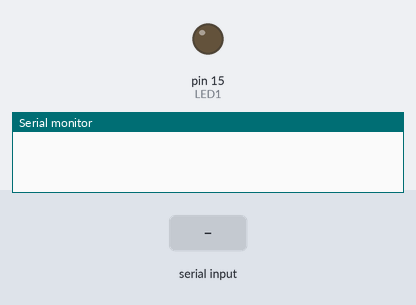
Simulated run of this sketch. Board: Arduino Mega 2560, built with avr-gcc and run on an emulated ATmega2560. Shown: output pins drawn as LEDs (lit = HIGH), the last lines printed to the serial monitor. The inputs (shaded band) are chosen by the test bench.

Above: at 1.2 s.
1.3 s: "LED_ON" received over the second serial link
At 3.4 s:
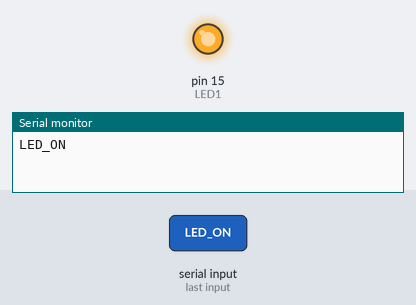
3.8 s: "LED_OFF" received over the second serial link
At 5.3 s:
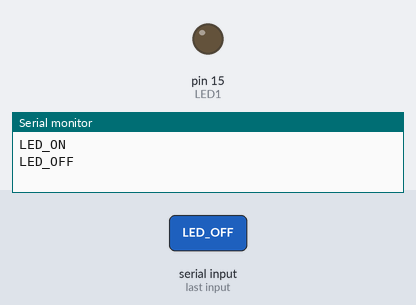
Timing chart, 0 to 6.8 s (numbered marks = the images above; inputs shaded):
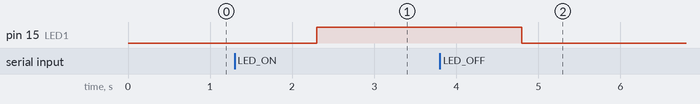

The sketch:

uart_master_slave.ino
```cpp
#define LED1 15

void setup() {
  Serial.begin(115200);  // Initialize serial communication
  Serial2.begin(115200);

  pinMode(LED1, OUTPUT);
}

void loop() {
  if (Serial.available() > 0)
  {
    String data = Serial.readString();
    Serial2.print(data);
  }
  if (Serial2.available())
  {
    String receivedData = Serial2.readString();  // Receive data via UART
    Serial.println(receivedData);
    receivedData.trim();
    if (receivedData.equals("LED_ON"))
    {
      digitalWrite(LED1, HIGH);
    }
    if (receivedData.equals("LED_OFF"))
    {
      digitalWrite(LED1, LOW);
    }
    else
    {
      Serial2.print("NO-INPUT");
    }
  }
}
```

Measured:
- after the input at 1.3 s, pin 15 (LED1): LOW → HIGH after 1.0 s
- after the input at 3.8 s, pin 15 (LED1): HIGH → LOW after 1.0 s
